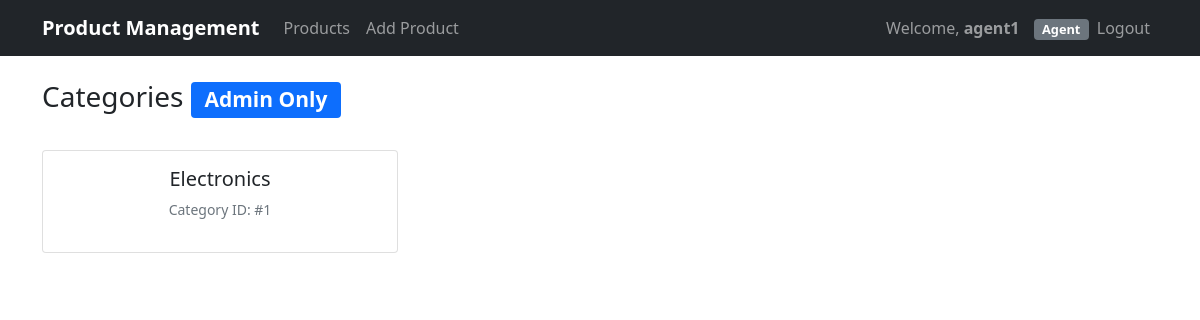
/categories/ (signed in), run on an earlier commit of the app's database.
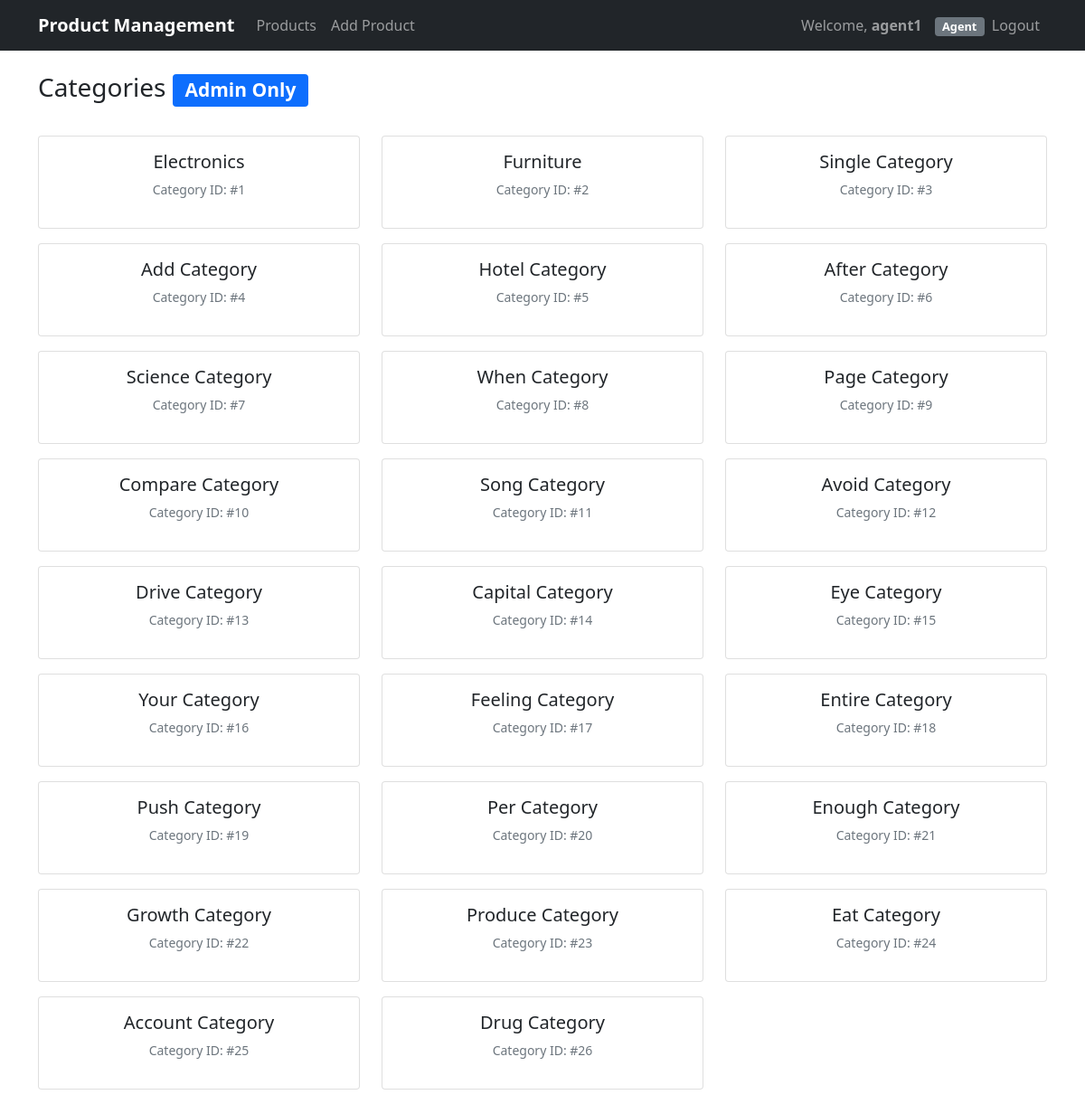
And on a later commit of the database.
### apps/users/models.py (models this page shows, shortened)
class User(AbstractUser):
    ROLE_CHOICES = (
        ('admin', 'Admin'),
        ('staff', 'Staff'),
        ('agent', 'Agent'),
        ('end_user', 'End User'),
    )
    role = models.CharField(max_length=10, choices=ROLE_CHOICES)

### apps/products/models.py (models this page shows, shortened)
class Category(models.Model):
    name = models.CharField(max_length=255)

### apps/products/template_views.py (the view)
# urls.py: path('categories/', CategoryListView.as_view(), name='category_list'),
class CategoryListView(LoginRequiredMixin, ListView):
    model = Category
    template_name = 'categories/category_list.html'
    context_object_name = 'categories'

### templates/categories/category_list.html (shortened to what this page needs)
{% extends 'base.html' %}
{% block content %}
<div class="d-flex justify-content-between align-items-center mb-4">
    <h3>Categories <span class="badge bg-primary">Admin Only</span></h3>
</div>
{% if categories %}
    <div class="row">
        {% for category in categories %}
            <div class="col-md-4 mb-3">
                <div class="card">
                    <div class="card-body text-center">
                        <h5 class="card-title">{{ category.name }}</h5>
                        <p class="text-muted small">Category ID: #{{ category.id }}</p>
                    </div>
                </div>
            </div>
        {% endfor %}
    </div>
{% endif %}
{% endblock %}

### templates/base.html (shortened to what this page needs)
<!DOCTYPE html>
<html lang="en">
<head>
    <link href="https://cdn.jsdelivr.net/npm/bootstrap@5.1.3/dist/css/bootstrap.min.css" rel="stylesheet">
</head>
<body>
    <nav class="navbar navbar-expand-lg navbar-dark bg-dark">
        <div class="container">
            <a class="navbar-brand" href="{% if user.is_authenticated %}{% url 'dashboard' %}{% else %}{% url 'login' %}{% endif %}">Product Management</a>
            {% if user.is_authenticated %}
            <div class="navbar-nav me-auto">
                <a class="nav-link" href="{% url 'product_list' %}">Products</a>
                {% if user.role == 'agent' %}
                    <a class="nav-link" href="{% url 'product_create' %}">Add Product</a>
                {% endif %}
            </div>
            {% endif %}
            <div class="navbar-nav">
                {% if user.is_authenticated %}
                    <span class="navbar-text">
                        Welcome, <strong>{{ user.username }}</strong>
                        <span class="badge bg-secondary role-badge">{{ user.get_role_display }}</span>
                    </span>
                    <a class="nav-link" href="{% url 'logout' %}">Logout</a>
                {% else %}
                    <a class="nav-link" href="{% url 'login' %}">Login</a>
                    <a class="nav-link" href="{% url 'register' %}">Register</a>
                {% endif %}
            </div>
        </div>
    </nav>
    <div class="container mt-4">
        {% block content %}
        {% endblock %}
    </div>
</body>
</html>

### templates/base.html (style rules this page uses)
.role-badge { font-size: 0.8em; margin-left: 10px; }
.navbar-brand { font-weight: bold; }

What changed in the data, as far as the page shows it:
added Category: name "Furniture", id "2"
added Category: name "Single Category", id "3"
added Category: name "Add Category", id "4"
added Category: name "Hotel Category", id "5"
added Category: name "After Category", id "6"
added Category: name "Science Category", id "7"
added Category: name "When Category", id "8"
added Category: name "Page Category", id "9"
added Category: name "Compare Category", id "10"
added Category: name "Song Category", id "11"
added Category: name "Avoid Category", id "12"
added Category: name "Drive Category", id "13"
added Category: name "Capital Category", id "14"
added Category: name "Eye Category", id "15"
added Category: name "Your Category", id "16"
added Category: name "Feeling Category", id "17"
added Category: name "Entire Category", id "18"
added Category: name "Push Category", id "19"
added Category: name "Per Category", id "20"
added Category: name "Enough Category", id "21"
added Category: name "Growth Category", id "22"
added Category: name "Produce Category", id "23"
added Category: name "Eat Category", id "24"
added Category: name "Account Category", id "25"
added Category: name "Drug Category", id "26"
